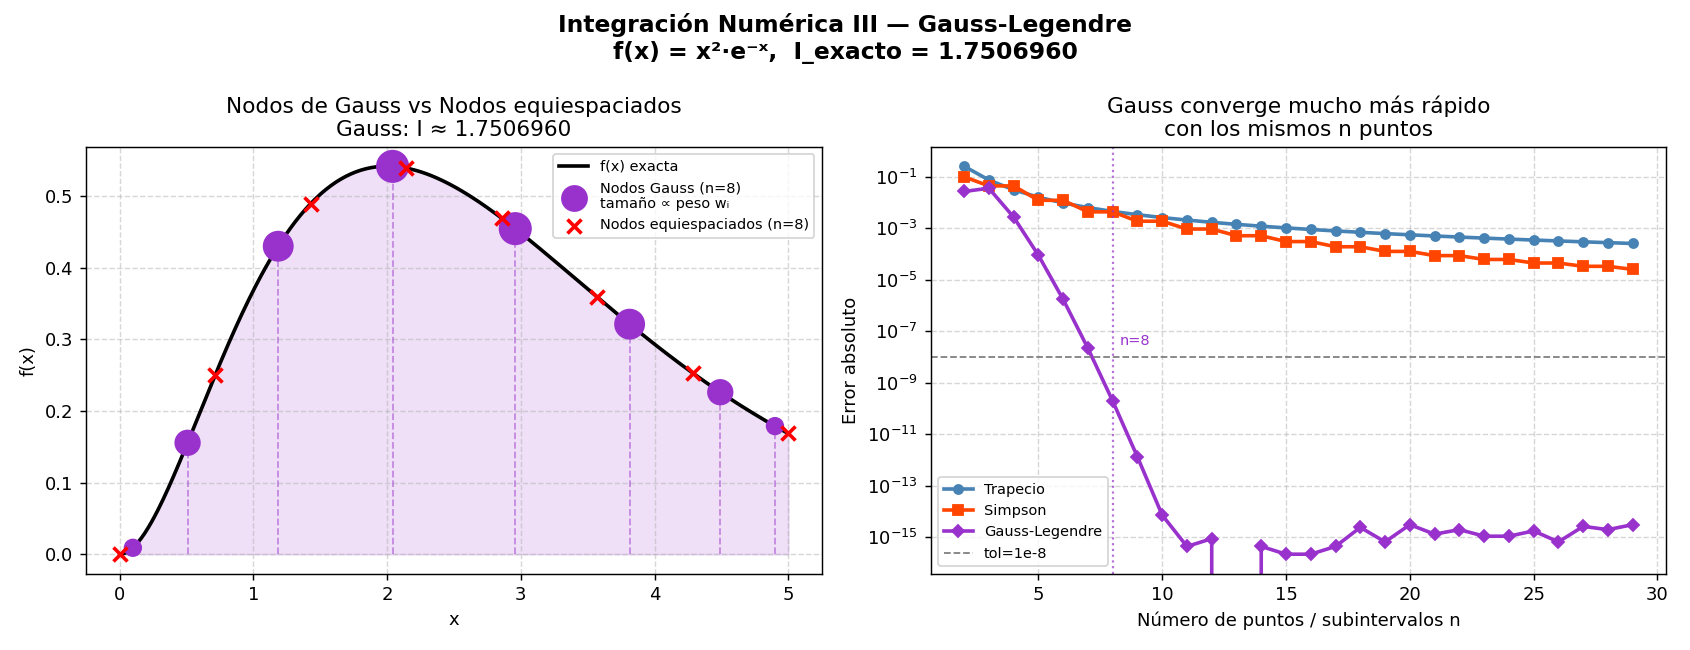

Write the Python code that produced this figure.
"""
INTEGRACIÓN NUMÉRICA III: Cuadratura de Gauss-Legendre
Función de prueba: f(x) = x²·e^(-x)  en [0, 5]
"""

import numpy as np
import matplotlib.pyplot as plt

def f(x):
    return x**2 * np.exp(-x)

a, b = 0, 5
I_exacto = (-np.exp(-b)*(b**2+2*b+2)) - (-np.exp(-a)*(a**2+2*a+2))

def trapecio(f, a, b, n):
    x = np.linspace(a, b, n + 1)
    y = f(x)
    h = (b - a) / n
    return h * (y[0]/2 + np.sum(y[1:-1]) + y[-1]/2)

def simpson(f, a, b, n):
    if n % 2 != 0: n += 1
    x = np.linspace(a, b, n + 1)
    y = f(x)
    h = (b - a) / n
    return h/3 * (y[0] + 4*np.sum(y[1:-1:2]) + 2*np.sum(y[2:-2:2]) + y[-1])

# ─────────────────────────────────────────────────────────────
# CUADRATURA DE GAUSS-LEGENDRE
# En lugar de nodos equiespaciados, elige n nodos y pesos óptimos
# que integran exactamente polinomios de grado hasta 2n-1.
# Los nodos son las raíces del polinomio de Legendre Pₙ(t) en [-1,1].
#
# Transformación de [-1,1] → [a,b]:
#   x = (b-a)/2 · t + (a+b)/2
#   dx = (b-a)/2 · dt
# Por eso el resultado se multiplica por (b-a)/2.
# ─────────────────────────────────────────────────────────────
def gauss(f, a, b, n):
    # np.polynomial.legendre.leggauss devuelve nodos tᵢ y pesos wᵢ en [-1,1]
    t_i, w_i = np.polynomial.legendre.leggauss(n)
    # Cambio de variable al intervalo [a, b]
    x_i = 0.5 * (b - a) * t_i + 0.5 * (b + a)
    return 0.5 * (b - a) * np.dot(w_i, f(x_i))

# ─────────────────────────────────────────────────────────────
# Errores para distintos n
# ─────────────────────────────────────────────────────────────
N_vals = np.arange(2, 30)
err_trap  = [abs(trapecio(f, a, b, n) - I_exacto) for n in N_vals]
err_simp  = [abs(simpson( f, a, b, n) - I_exacto) for n in N_vals]
err_gauss = [abs(gauss(   f, a, b, n) - I_exacto) for n in N_vals]

# ─────────────────────────────────────────────────────────────
# GRÁFICAS
# ─────────────────────────────────────────────────────────────
fig, axes = plt.subplots(1, 2, figsize=(13, 5))
fig.suptitle("Integración Numérica III — Gauss-Legendre\n"
             f"f(x) = x²·e⁻ˣ,  I_exacto = {I_exacto:.7f}", fontsize=13, fontweight='bold')

# Panel 1: Nodos de Gauss sobre la función (n=8)
n_vis = 8
t_i, w_i = np.polynomial.legendre.leggauss(n_vis)
x_i = 0.5*(b-a)*t_i + 0.5*(b+a)
y_i = f(x_i)
x_fine = np.linspace(a, b, 400)

axes[0].fill_between(x_fine, f(x_fine), alpha=0.15, color='darkorchid')
axes[0].plot(x_fine, f(x_fine), 'k-', lw=2, label='f(x) exacta')
# Tamaño de cada nodo proporcional a su peso wᵢ
axes[0].scatter(x_i, y_i, s=300 * w_i / w_i.max(), color='darkorchid',
                zorder=5, label=f'Nodos Gauss (n={n_vis})\ntamaño ∝ peso wᵢ')
axes[0].vlines(x_i, 0, y_i, color='darkorchid', lw=1, ls='--', alpha=0.5)
# Comparar con nodos equiespaciados
x_eq = np.linspace(a, b, n_vis)
axes[0].scatter(x_eq, f(x_eq), s=60, marker='x', color='red',
                zorder=5, label=f'Nodos equiespaciados (n={n_vis})', linewidths=2)
axes[0].set_xlabel("x")
axes[0].set_ylabel("f(x)")
axes[0].set_title(f"Nodos de Gauss vs Nodos equiespaciados\n"
                  f"Gauss: I ≈ {gauss(f,a,b,n_vis):.7f}")
axes[0].legend(fontsize=8)
axes[0].grid(True, ls='--', alpha=0.5)

# Panel 2: Comparación de errores
axes[1].semilogy(N_vals, err_trap,  'o-', color='steelblue', ms=5, lw=2, label='Trapecio')
axes[1].semilogy(N_vals, err_simp,  's-', color='orangered',  ms=5, lw=2, label='Simpson')
axes[1].semilogy(N_vals, err_gauss, 'D-', color='darkorchid', ms=5, lw=2, label='Gauss-Legendre')
axes[1].set_xlabel("Número de puntos / subintervalos n")
axes[1].set_ylabel("Error absoluto")
axes[1].set_title("Gauss converge mucho más rápido\ncon los mismos n puntos")
axes[1].legend()
axes[1].grid(True, which='both', ls='--', alpha=0.5)

# Anotar cuántos puntos necesita cada método para error < 1e-8
tol = 1e-8
for errs, nombre, color in [(err_trap,'Trapecio','steelblue'),
                             (err_simp,'Simpson','orangered'),
                             (err_gauss,'Gauss','darkorchid')]:
    for ni, ei in zip(N_vals, errs):
        if ei < tol:
            axes[1].axvline(ni, color=color, ls=':', lw=1.2, alpha=0.7)
            axes[1].text(ni+0.3, tol*3, f"n={ni}", color=color, fontsize=8)
            break
axes[1].axhline(tol, color='gray', ls='--', lw=1, label='tol=1e-8')
axes[1].legend(fontsize=8)

plt.tight_layout()
plt.savefig("04_gauss.png", dpi=130)
plt.show()
print("Gráfica guardada: 04_gauss.png")
print(f"\nGauss n=5 : {gauss(f,a,b,5):.10f}  error: {abs(gauss(f,a,b,5)-I_exacto):.2e}")
print(f"Gauss n=10: {gauss(f,a,b,10):.10f}  error: {abs(gauss(f,a,b,10)-I_exacto):.2e}")
print(f"Exacto    : {I_exacto:.10f}")
